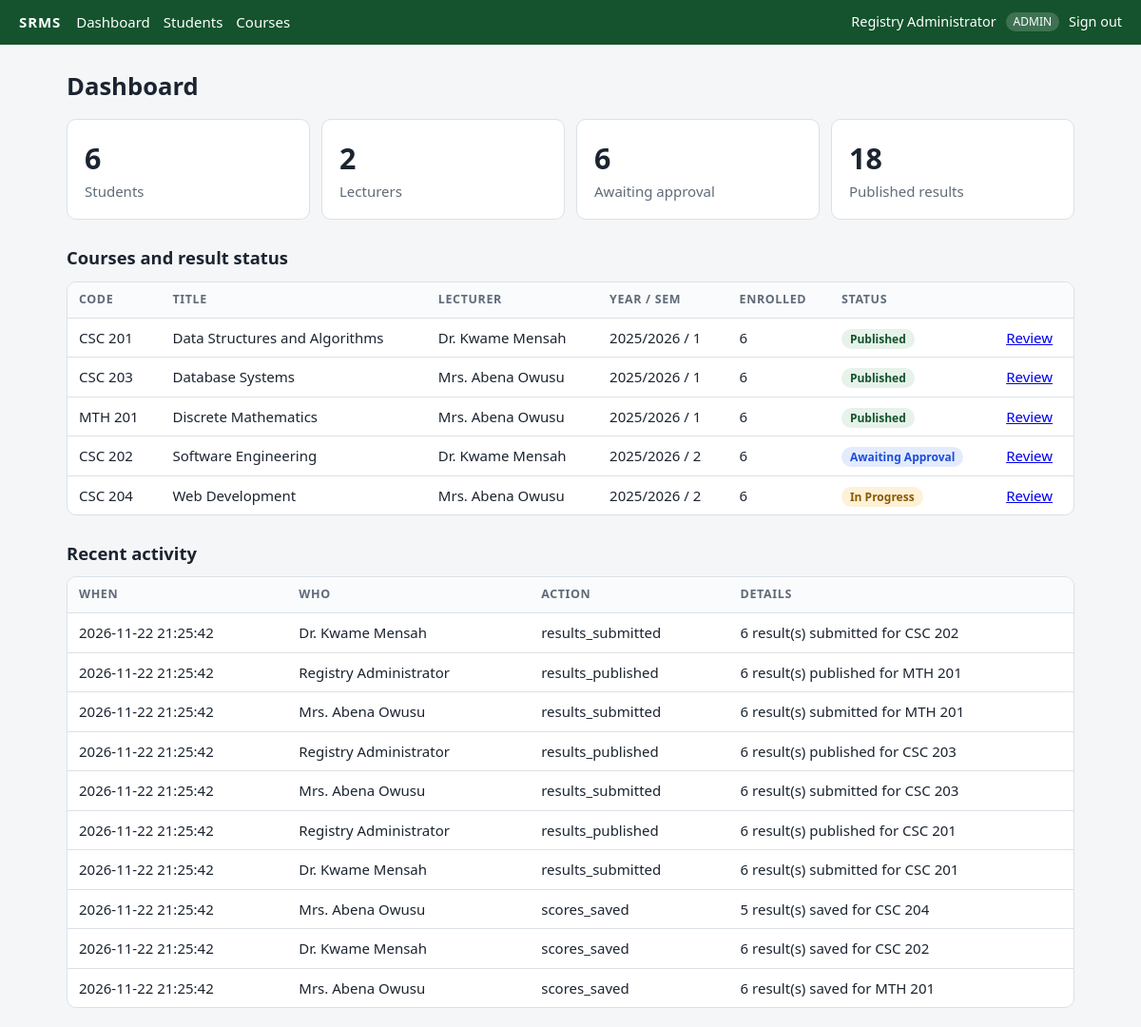
Page /index.php?r=admin/dashboard (signed in) on the committed database.
### tables this page shows
CREATE TABLE courses (
    id            INT UNSIGNED AUTO_INCREMENT PRIMARY KEY,
    code          VARCHAR(15)  NOT NULL UNIQUE,
    title         VARCHAR(150) NOT NULL,
    credit_hours  TINYINT      NOT NULL,
    semester      TINYINT      NOT NULL,
    academic_year VARCHAR(9)   NOT NULL,
    lecturer_id   INT UNSIGNED NULL,
    CONSTRAINT fk_courses_lecturer FOREIGN KEY (lecturer_id) REFERENCES users(id) ON DELETE SET NULL
);

CREATE TABLE users (
    id            INT UNSIGNED AUTO_INCREMENT PRIMARY KEY,
    username      VARCHAR(50)  NOT NULL UNIQUE,
    password_hash VARCHAR(255) NOT NULL,
    full_name     VARCHAR(100) NOT NULL,
    role          ENUM('admin','lecturer','student') NOT NULL,
    created_at    DATETIME NOT NULL
);

CREATE TABLE audit_log (
    id         INT UNSIGNED AUTO_INCREMENT PRIMARY KEY,
    user_id    INT UNSIGNED NULL,
    action     VARCHAR(50)  NOT NULL,
    details    VARCHAR(255) NOT NULL,
    created_at DATETIME NOT NULL,
    CONSTRAINT fk_audit_user FOREIGN KEY (user_id) REFERENCES users(id) ON DELETE SET NULL
);

### src/Core/Controller.php (called while the page is built, shortened)
<?php
abstract class Controller
{
    protected function render(string $view, array $data = []): void
    {
        extract($data, EXTR_SKIP);
        $user = Auth::user();
        require __DIR__ . '/../../views/' . $view . '.php';
        $content = ob_get_clean();
        require __DIR__ . '/../../views/layout.php';
    }
}

### src/Controllers/AdminController.php (called while the page is built, shortened)
<?php
final class AdminController extends Controller
{
    public function dashboard(): void
    {
        $results = new ResultRepository();
        $this->render('admin/dashboard', [
            'title' => 'Dashboard',
            'stats' => [
                'Students' => (new UserRepository())->countByRole('student'),
                'Lecturers' => (new UserRepository())->countByRole('lecturer'),
                'Awaiting approval' => $results->countByStatus('submitted'),
                'Published results' => $results->countByStatus('published'),
            ],
            'courses' => (new CourseRepository())->listAll(),
            'audit' => (new AuditRepository())->recent(10),
        ]);
    }
}

### src/Core/Router.php (called while the page is built, shortened)
<?php
final class Router
{
    private array $routes = [];
    public function add(string $route, string $controller, string $method, ?string $role = null): void
    {
        $this->routes[$route] = [$controller, $method, $role];
    }
    public function dispatch(string $route): void
    {
        [$controller, $method, $role] = $this->routes[$route];
        (new $controller())->$method();
    }
}

### public/index.php (called while the page is built, shortened)
<?php
require __DIR__ . '/../src/bootstrap.php';
$router = new Router();
$router->add('auth/login', AuthController::class, 'login');
$router->add('auth/logout', AuthController::class, 'logout');
$router->add('admin/dashboard', AdminController::class, 'dashboard', 'admin');
$router->add('admin/students', AdminController::class, 'students', 'admin');
$router->add('admin/courses', AdminController::class, 'courses', 'admin');
$router->add('admin/review', AdminController::class, 'review', 'admin');
$router->add('lecturer/courses', LecturerController::class, 'courses', 'lecturer');
$router->add('lecturer/scores', LecturerController::class, 'scores', 'lecturer');
$router->add('student/results', StudentController::class, 'results', 'student');
try {
    $router->dispatch((string) ($_GET['r'] ?? 'auth/login'));
} catch (PDOException $e) {
    http_response_code(500);
    error_log($e->getMessage());
    echo 'The database is not available. Check config/config.php and that MySQL is running.';
}

### src/bootstrap.php (called while the page is built, shortened)
<?php
function e($value): string
{
    return htmlspecialchars((string) $value, ENT_QUOTES, 'UTF-8');
}

### src/Models/Repository.php (called while the page is built, shortened)
<?php
abstract class Repository
{
    protected PDO $db;
    public function __construct(?PDO $db = null)
    {
        $this->db = $db ?? Database::connection();
    }
    protected function all(string $sql, array $params = []): array
    {
        $stmt = $this->db->prepare($sql);
        $stmt->execute($params);
        return $stmt->fetchAll();
    }
}

### src/Core/Database.php (called while the page is built, shortened)
<?php
final class Database
{
    private static ?PDO $pdo = null;
    public static function connection(): PDO
    {
        if (self::$pdo === null) {
            self::$pdo = self::create(config('db'));
        }
        return self::$pdo;
    }
    public static function create(array $db): PDO
    {
        if ($db['driver'] === 'sqlite') {
            $pdo = new PDO('sqlite:' . $db['sqlite_path']);
            $pdo->exec('PRAGMA foreign_keys = ON');
        } else {
            $dsn = sprintf('mysql:host=%s;port=%s;dbname=%s;charset=utf8mb4', $db['host'], $db['port'], $db['database']);
            $pdo = new PDO($dsn, $db['username'], $db['password']);
        }
        $pdo->setAttribute(PDO::ATTR_ERRMODE, PDO::ERRMODE_EXCEPTION);
        $pdo->setAttribute(PDO::ATTR_DEFAULT_FETCH_MODE, PDO::FETCH_ASSOC);
        return $pdo;
    }
}

### src/Models/CourseRepository.php (called while the page is built, shortened)
<?php
final class CourseRepository extends Repository
{
    public function listAll(): array
    {
        return $this->all(
            "SELECT c.*, u.full_name AS lecturer_name,
                    (SELECT COUNT(*) FROM enrollments e WHERE e.course_id = c.id) AS enrolled,
                    (SELECT COUNT(*) FROM enrollments e JOIN results r ON r.enrollment_id = e.id
                       WHERE e.course_id = c.id AND r.status = 'submitted') AS submitted,
                    (SELECT COUNT(*) FROM enrollments e JOIN results r ON r.enrollment_id = e.id
                       WHERE e.course_id = c.id AND r.status = 'published') AS published
             FROM courses c LEFT JOIN users u ON u.id = c.lecturer_id
             ORDER BY c.academic_year, c.semester, c.code"
        );
    }
}

### src/Models/AuditRepository.php (called while the page is built, shortened)
<?php
final class AuditRepository extends Repository
{
    public function recent(int $limit = 20): array
    {
        $limit = max(1, min(100, $limit));
        return $this->all(
            "SELECT a.*, u.full_name FROM audit_log a LEFT JOIN users u ON u.id = a.user_id
             ORDER BY a.id DESC LIMIT $limit"
        );
    }
}

### src/Core/Auth.php (called while the page is built, shortened)
<?php
final class Auth
{
    public static function user(): ?array
    {
        return $_SESSION['user'] ?? null;
    }
}

### views/admin/dashboard.php (the view)
<h1>Dashboard</h1>
<div class="stats">
  <?php foreach ($stats as $label => $value): ?>
    <div class="card stat"><span class="num"><?= (int) $value ?></span><span class="muted"><?= e($label) ?></span></div>
  <?php endforeach; ?>
</div>
<h2>Courses and result status</h2>
<div class="table-wrap"><table>
  <thead><tr><th>Code</th><th>Title</th><th>Lecturer</th><th>Year / Sem</th><th>Enrolled</th><th>Status</th><th></th></tr></thead>
  <tbody>
  <?php foreach ($courses as $c): ?>
    <tr>
      <td><?= e($c['code']) ?></td><td><?= e($c['title']) ?></td>
      <td><?= e($c['lecturer_name'] ?? 'Not assigned') ?></td>
      <td><?= e($c['academic_year']) ?> / <?= (int) $c['semester'] ?></td>
      <td><?= (int) $c['enrolled'] ?></td>
      <td>
        <?php if ((int) $c['submitted'] > 0): ?><span class="pill submitted">Awaiting approval</span>
        <?php elseif ((int) $c['published'] > 0 && (int) $c['published'] === (int) $c['enrolled']): ?><span class="pill published">Published</span>
        <?php else: ?><span class="pill draft">In progress</span><?php endif; ?>
      </td>
      <td><a href="index.php?r=admin/review&course=<?= (int) $c['id'] ?>">Review</a></td>
    </tr>
  <?php endforeach; ?>
  </tbody>
</table></div>
<h2>Recent activity</h2>
<div class="table-wrap"><table>
  <thead><tr><th>When</th><th>Who</th><th>Action</th><th>Details</th></tr></thead>
  <tbody>
  <?php foreach ($audit as $a): ?>
    <tr><td><?= e($a['created_at']) ?></td><td><?= e($a['full_name'] ?? '—') ?></td><td><?= e($a['action']) ?></td><td><?= e($a['details']) ?></td></tr>
  <?php endforeach; ?>
  </tbody>
</table></div>

### views/layout.php (shortened to what this page needs)
<!doctype html>
<html lang="en">
<head>
<link rel="stylesheet" href="style.css">
</head>
<body>
<header class="bar">
  <a class="brand" href="index.php">SRMS</a>
  <?php if ($user): ?>
    <nav>
      <?php if ($user['role'] === 'admin'): ?>
        <a href="index.php?r=admin/dashboard">Dashboard</a>
        <a href="index.php?r=admin/students">Students</a>
        <a href="index.php?r=admin/courses">Courses</a>
      <?php elseif ($user['role'] === 'lecturer'): ?>
        <a href="index.php?r=lecturer/courses">My courses</a>
      <?php else: ?>
        <a href="index.php?r=student/results">My results</a>
      <?php endif; ?>
    </nav>
    <div class="who"><?= e($user['full_name']) ?> <span class="role"><?= e($user['role']) ?></span>
      <a href="index.php?r=auth/logout">Sign out</a></div>
  <?php endif; ?>
</header>
<main>
  <?= $content ?>
</main>
</body>
</html>

### public/style.css (style rules this page uses)
:root { --bg:#f4f6f8;--card:#fff;--ink:#1b2430;--muted:#5f6b78;--line:#dbe1e7;--brand:#14532d;--brand-2:#e6f2ea; --amber:#8a5a00;--amber-bg:#fdf1d8;--blue:#1d4ed8;--blue-bg:#e3ebfd;--red:#b42318;--red-bg:#fde7e5 }
* { box-sizing:border-box }
body { margin:0;background:var(--bg);color:var(--ink);font:15px/1.5 "Segoe UI",system-ui,sans-serif }
.bar { display:flex;flex-wrap:wrap;gap:16px;align-items:center;padding:12px 20px;background:var(--brand);color:#fff }
.bar a { color:#fff;text-decoration:none }
.brand { font-weight:700;letter-spacing:.06em }
.bar nav { display:flex;gap:14px;flex:1 }
.who { font-size:.9rem;display:flex;gap:10px;align-items:center }
.role { background:rgba(255,255,255,.18);padding:1px 8px;border-radius:99px;font-size:.75rem;text-transform:uppercase }
main { max-width:1100px;margin:0 auto;padding:20px }
h1 { font-size:1.6rem;margin:.2em 0 .6em }
h2 { font-size:1.15rem;margin:1.4em 0 .6em }
.muted { color:var(--muted);font-weight:400 }
.card { background:var(--card);border:1px solid var(--line);border-radius:10px;padding:18px }
.table-wrap { overflow-x:auto;background:var(--card);border:1px solid var(--line);border-radius:10px }
table { border-collapse:collapse;width:100% }
th,td { padding:9px 12px;text-align:left;border-bottom:1px solid var(--line);white-space:nowrap }
th { font-size:.78rem;text-transform:uppercase;letter-spacing:.05em;color:var(--muted);background:#fafbfc }
tr:last-child td { border-bottom:0 }
.pill { font-size:.75rem;font-weight:600;padding:2px 9px;border-radius:99px;text-transform:capitalize }
.pill.draft,.pill.missing { background:var(--amber-bg);color:var(--amber) }
.pill.submitted { background:var(--blue-bg);color:var(--blue) }
.pill.published { background:var(--brand-2);color:var(--brand) }
.stats { display:grid;grid-template-columns:repeat(auto-fit,minmax(170px,1fr));gap:12px }
.stat { display:grid }
.stat .num { font-size:1.9rem;font-weight:700 }

### rows in the picture
courses: code "CSC 201", title "Data Structures and Algorithms", lecturer.full_name "Dr. Kwame Mensah", academic_year "2025/2026", semester "1", enrolled "6", shows "Published"
courses: code "CSC 203", title "Database Systems", lecturer.full_name "Mrs. Abena Owusu", academic_year "2025/2026", semester "1", enrolled "6", shows "Published"
courses: code "MTH 201", title "Discrete Mathematics", lecturer.full_name "Mrs. Abena Owusu", academic_year "2025/2026", semester "1", enrolled "6", shows "Published"
courses: code "CSC 202", title "Software Engineering", lecturer.full_name "Dr. Kwame Mensah", academic_year "2025/2026", semester "2", enrolled "6", shows "Awaiting Approval"
courses: code "CSC 204", title "Web Development", lecturer.full_name "Mrs. Abena Owusu", academic_year "2025/2026", semester "2", enrolled "6", shows "In Progress"
audit_log: created_at "2026-11-22 21:25:42", user.full_name "Dr. Kwame Mensah", action "results_submitted", details "6 result(s) submitted for CSC 202"
audit_log: created_at "2026-11-22 21:25:42", user.full_name "Registry Administrator", action "results_published", details "6 result(s) published for MTH 201"
audit_log: created_at "2026-11-22 21:25:42", user.full_name "Mrs. Abena Owusu", action "results_submitted", details "6 result(s) submitted for MTH 201"
audit_log: created_at "2026-11-22 21:25:42", user.full_name "Registry Administrator", action "results_published", details "6 result(s) published for CSC 203"
audit_log: created_at "2026-11-22 21:25:42", user.full_name "Mrs. Abena Owusu", action "results_submitted", details "6 result(s) submitted for CSC 203"
audit_log: created_at "2026-11-22 21:25:42", user.full_name "Registry Administrator", action "results_published", details "6 result(s) published for CSC 201"
audit_log: created_at "2026-11-22 21:25:42", user.full_name "Dr. Kwame Mensah", action "results_submitted", details "6 result(s) submitted for CSC 201"
audit_log: created_at "2026-11-22 21:25:42", user.full_name "Mrs. Abena Owusu", action "scores_saved", details "5 result(s) saved for CSC 204"
audit_log: created_at "2026-11-22 21:25:42", user.full_name "Dr. Kwame Mensah", action "scores_saved", details "6 result(s) saved for CSC 202"
audit_log: created_at "2026-11-22 21:25:42", user.full_name "Mrs. Abena Owusu", action "scores_saved", details "6 result(s) saved for MTH 201"

### other values in the picture
$user['full_name'] "Registry Administrator"
$user['role'] "ADMIN"
$value "6"
$label "Students"
$value "2"
$label "Lecturers"
$label "Awaiting approval"
$value "18"
$label "Published results"
